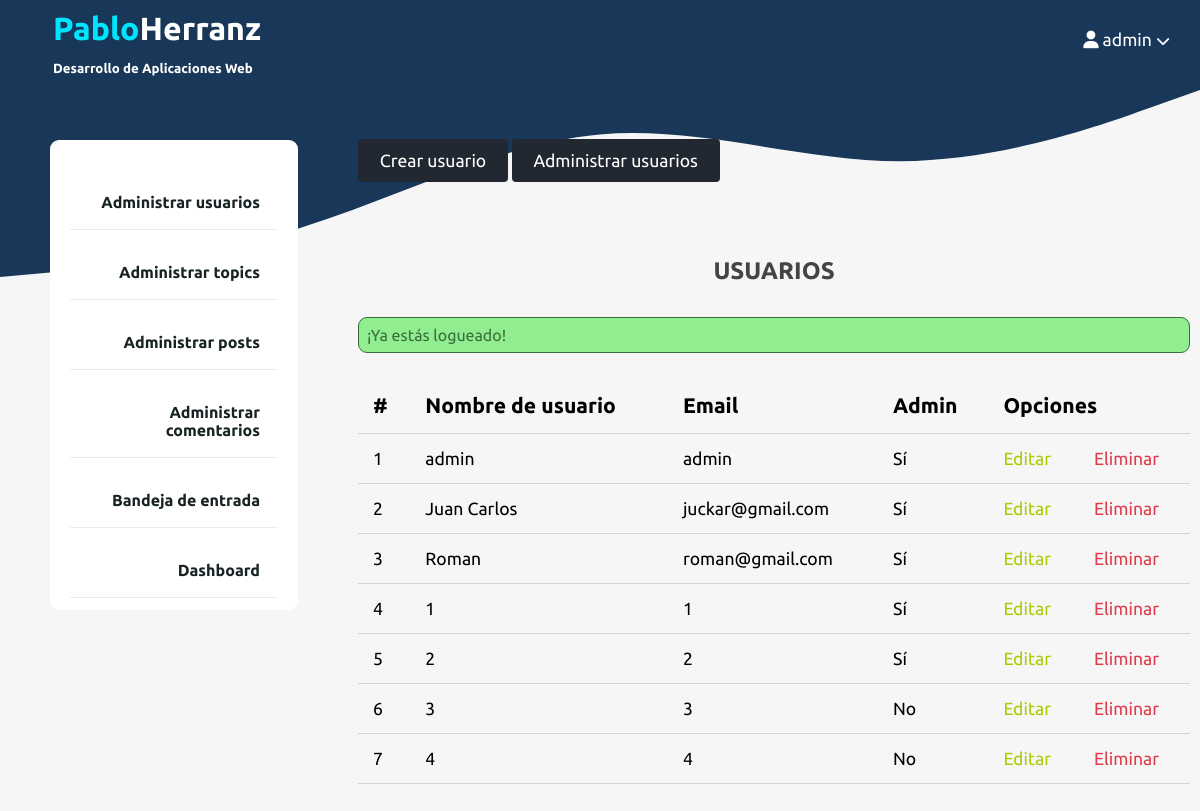
The page /admin/users/index.php (signed in) on the database as committed earlier.
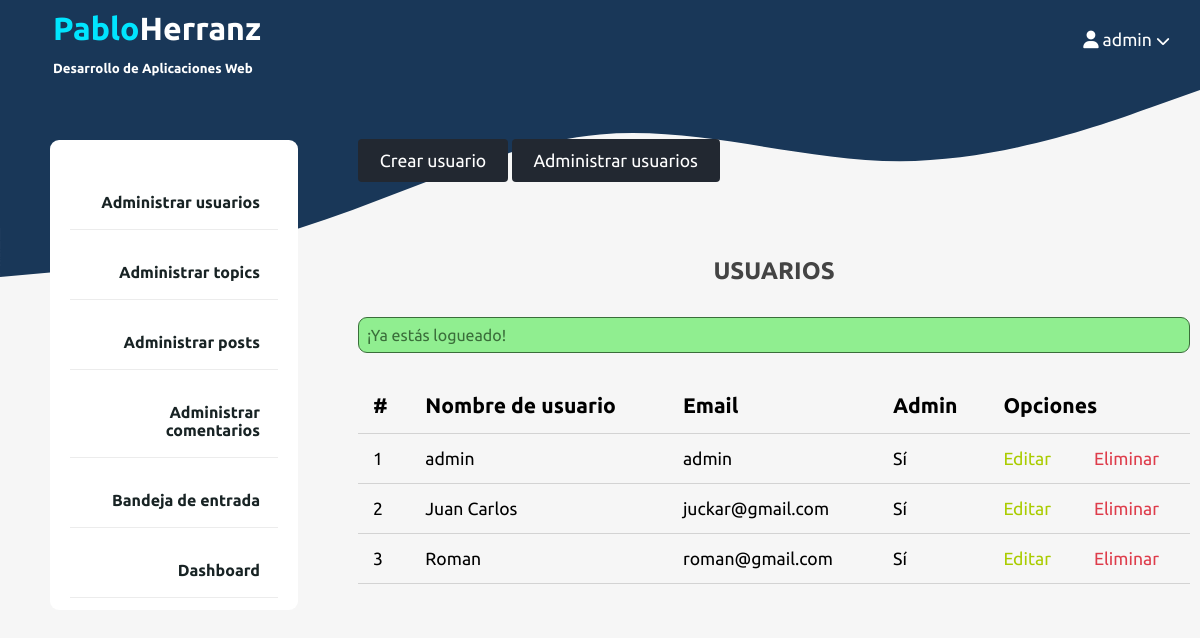
The same page on the database as committed later.
### tables this page shows
CREATE TABLE `users` (
  `id` int NOT NULL,
  `admin` tinyint NOT NULL,
  `username` varchar(255) NOT NULL,
  `email` varchar(255) NOT NULL,
  `password` varchar(255) NOT NULL,
  `created_at` timestamp NOT NULL DEFAULT CURRENT_TIMESTAMP
);

### app/controllers/users.php (called while the page is built, shortened)
<?php
include ROOT_PATH . "/app/database/db.php";
$table = 'users';
$admin_users = selectAll($table);

### app/database/db.php (called while the page is built, shortened)
<?php
require("connection.php");
function selectAll($table, $conditions = [])
{
	global $connection;
	$sql = "SELECT * FROM $table";
	if (empty($conditions)) {
		$stmt = $connection->prepare($sql);
		$stmt->execute();
		$records = $stmt->get_result()->fetch_all(MYSQLI_ASSOC);
		return ($records);
	}
	$stmt = executeQuery($sql, $conditions);
	$records = $stmt->get_result()->fetch_all(MYSQLI_ASSOC);
	return ($records);
}

### admin/users/index.php (the view, shortened to what this page needs)
<?php
include ROOT_PATH . "/app/controllers/users.php";
?>
<!DOCTYPE html>
<html lang="en">
<head>
	<link rel="stylesheet" href="/assets/css/style.css">
	<link rel="stylesheet" href="/assets/css/admin.css">
</head>
<body>
	<?php include ROOT_PATH . "/app/includes/adminHeader.php" ?>
	<div class="admin-wrapper">
		<?php include ROOT_PATH . "/app/includes/adminSidebar.php" ?>
		<div class="admin-content">
			<div class="btn-group">
				<a href="create.php" class="btn btn-big">Crear&nbsp;usuario</a>
				<a href="index.php" class="btn btn-big">Administrar&nbsp;usuarios</a>
			</div>
			<div class="content">
				<h2 class="page-title">USUARIOS</h2>
				<?php include ROOT_PATH . "/app/includes/messages.php"; ?>
				<table>
					<thead>
						<th>#</th>
						<th>Nombre de usuario</th>
						<th>Email</th>
						<th>Admin</th>
						<th colspan='2' class="actions">Opciones</th>
					</thead>
					<tbody>
						<?php foreach ($admin_users as $key => $user) : ?>
							<tr>
								<td><?php echo $key + 1; ?></td>
								<td><?php echo $user['username']; ?></td>
								<td><?php echo $user['email']; ?></td>
								<td><?php echo $user['admin'] ? "Sí" : "No"; ?></td>
								<td><a href="edit.php?id=<?php echo $user['id']; ?>" class="edit">Editar</a></td>
								<td><a href="edit.php?delete_id=<?php echo $user['id']; ?>" class="delete">Eliminar</a></td>
							</tr>
						<?php endforeach; ?>
					</tbody>
				</table>
			</div>
		</div>
	</div>
</body>
</html>

Rows that differ between the two databases and show on the page:
removed users: username "1", email "1", admin "Sí"
removed users: username "2", email "2", admin "Sí"
removed users: username "3", email "3", admin "No"
removed users: username "4", email "4", admin "No"
